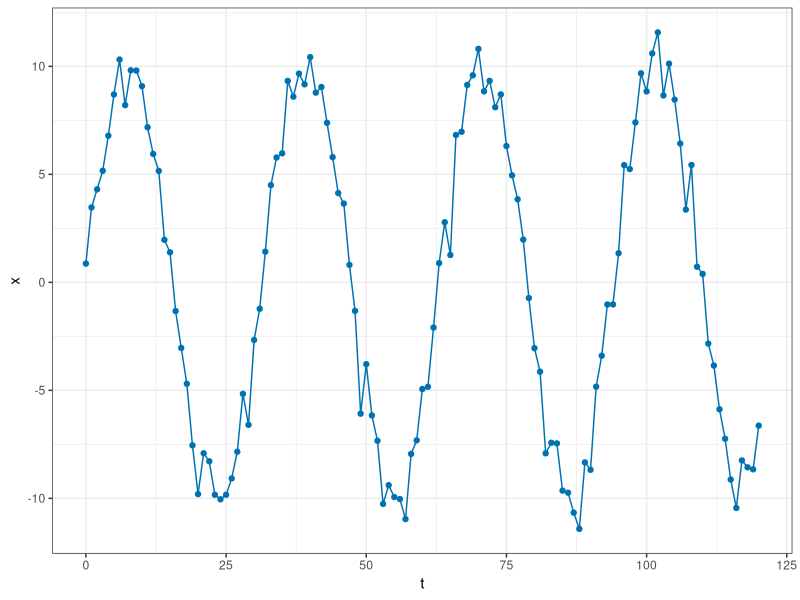
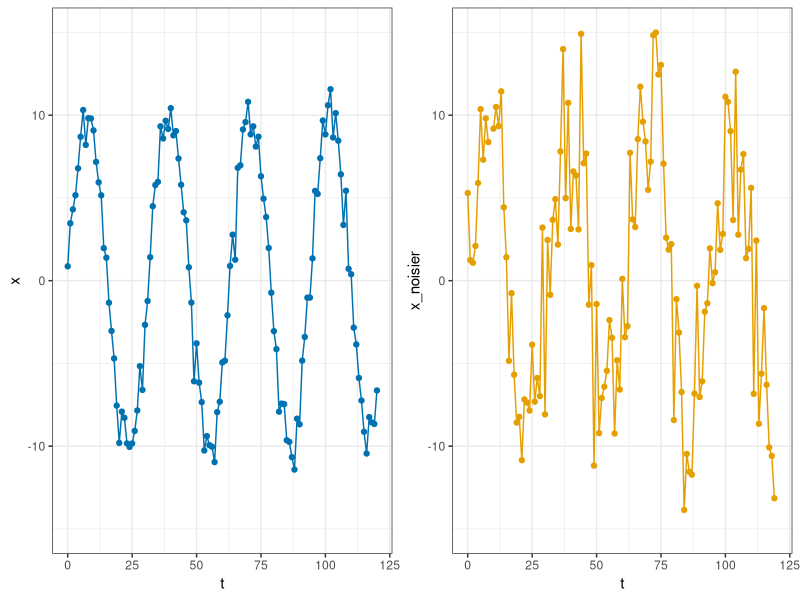

Reproduce these figures in R, in order.
## ---- chunk 1
knitr::opts_chunk$set(echo = TRUE)
library(tidyverse)
library(gridExtra)
## ---- chunk 2
t = seq(from = 0, to = 120)
x = 10*sin(t/5) + rnorm(121)
df = data.frame(x = t, y = x)

ggplot(df, aes(x = x, y = y)) +
  geom_line(color = '#0072B2') +
  geom_point(color = '#0072B2') +
  theme_bw() +
  xlab('t') +
  ylab('x')
## ---- chunk 3
x_noisier = 10*sin(t/5) + rnorm(121, mean = 0, sd = sqrt(16))
df_noisier = data.frame(x = t, y = x_noisier)

ggLowNoise = ggplot(df, aes(x = x, y = y)) +
  geom_line(color = '#0072B2') +
  geom_point(color = '#0072B2') +
  theme_bw() +
  xlab('t') +
  ylab('x') +
  scale_y_continuous(limits = c(-15,15))

ggHighNoise = ggplot(df_noisier, aes(x = x, y = y)) +
  geom_line(color = '#E69F00') +
  geom_point(color = '#E69F00') +
  theme_bw() +
  xlab('t') +
  ylab('x_noisier') +
  scale_y_continuous(limits = c(-15,15))

grid.arrange(ggLowNoise, ggHighNoise, nrow = 1)
## ---- chunk 4
10*sin(t/5)[46]
